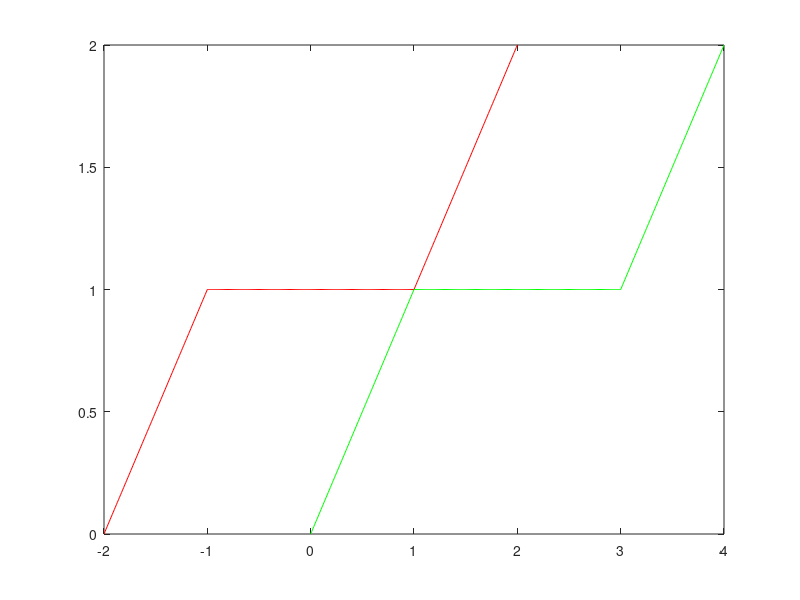

Write the MATLAB code that produced this figure.
t1=-2:0.01:-1;
x1=t1+2;
t2=-1:0.01:1;
x2=ones(1,201);
t3=1:0.01:2;
x3=t3;
plot(t1,x1,'r',t2,x2,'r',t3,x3,'r');
hold
t4=0:0.01:1;
x4=t4;
t5=1:0.01:3;
x5=ones(size(t5));
t6=3:0.01:4;
x6=t6-2;
plot(t4,x4,'g',t5,x5,'g',t6,x6,'g');